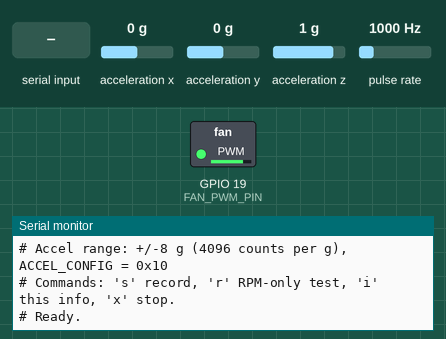
This sketch was run on a simulated ESP32. Shown: switched loads named in the sketch (green lamp = pin HIGH), the last lines printed to the serial monitor. Wiring (inferred from the names in the program): pulse sensor: data GPIO 18; MPU-6050 motion sensor at I2C address 0x68. The test bench sets the inputs (shaded band); at power-on: acceleration x 0 g, acceleration y 0 g, acceleration z 1 g, pulse rate 1000 Hz.

Above: at 1.8 s.
1.9 s: "s" received over Serial
At 2.6 s:
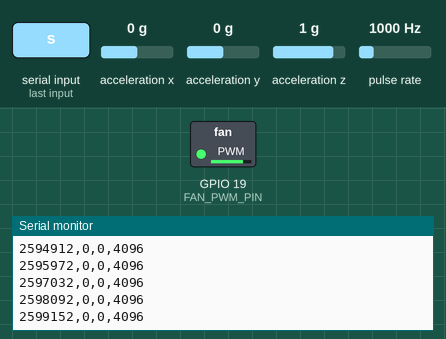
3.4 s: "r" received over Serial
At 4.2 s:
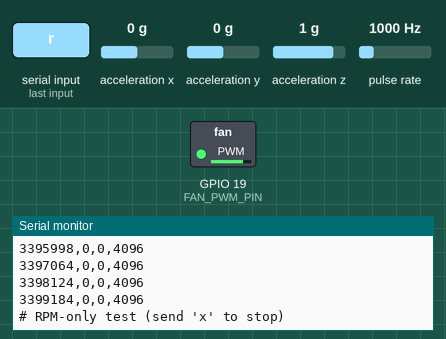
5.9 s: "x" received over Serial
At 7.3 s:
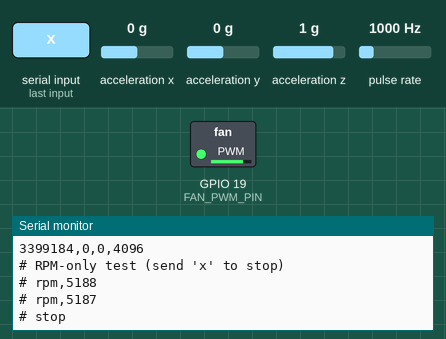
Timing chart, 0 to 8.9 s (numbered marks = the images above; inputs shaded):
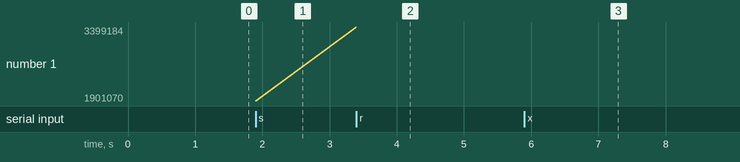

Measured:
- after the input at 1.9 s, the serial monitor: prints a new line at once (image 1)

The sketch:

vibration_logger.ino
```cpp
// ESP32 + MPU6050 vibration logger
// Reads the accelerometer at 1 kHz and streams raw readings over USB serial.
// Send 's' to start recording and 'x' to stop (record_session.py does this for you).
//
// Uses ONLY the board side with 3V3, GND, and GPIO 15-23.
//
// Wiring:
//   MPU6050 VCC  -> 3V3
//   MPU6050 GND  -> GND
//   MPU6050 SDA  -> GPIO 21
//   MPU6050 SCL  -> GPIO 22
//   Fan pin 1 (ground) and the 12V supply's ground -> GND
//   Fan pin 2 (+12V) -> 12V supply + (NOT to the ESP32)
//   Fan pin 3 (tach / RPM)  -> GPIO 18, plus a 10k resistor from GPIO 18 to 3V3 (never to 12V)
//   Fan pin 4 (PWM, 4-pin fans only) -> 1k resistor -> GPIO 19
//
// Tip: there is only one GND and one 3V3 pin on this side. Run each to a breadboard rail
// (or a free row) and connect everything that needs GND or 3V3 to that rail.
//
// No extra libraries needed: Wire is built into the ESP32 board package.

#include <Wire.h>

const uint8_t  MPU_ADDR         = 0x68;
const int      SDA_PIN          = 21;
const int      SCL_PIN          = 22;
const uint32_t SAMPLE_PERIOD_US = 1000;   // 1000 us = 1 kHz

// Fan RPM from the tach wire. Set to -1 if you haven't wired it.
const int TACH_PIN = 18;

// Fan speed control for 4-pin PWM fans. Set to -1 for a 3-pin fan (like the F12 TC).
const int FAN_PWM_PIN = 19;
const int FAN_DUTY    = 204;   // 0-255. 204 = 80% of full speed. Use the SAME value for every recording.

// Accelerometer range. +/-8 g so strong faults (e.g. imbalance at ~2000 RPM) don't clip.
// If you change it, also change COUNTS_PER_G in record_session.py and SCALE_MS2 in features.py.
const uint8_t ACCEL_CONFIG_VAL = 0x10;    // 0x00 = +/-2 g, 0x08 = +/-4 g, 0x10 = +/-8 g, 0x18 = +/-16 g
const int     ACCEL_RANGE_G    = 8;
const int     COUNTS_PER_G     = 4096;    // 16384 / 8192 / 4096 / 2048 for 2 / 4 / 8 / 16 g

volatile uint32_t tachPulses  = 0;
volatile uint32_t lastPulseUs = 0;

bool     recording    = false;
bool     rpmOnly      = false;   // 'r' test mode: print only RPM, no accelerometer lines
uint32_t nextSampleUs = 0;
uint32_t lastRpmUs    = 0;

void IRAM_ATTR onTachPulse() {
  uint32_t now = micros();
  if (now - lastPulseUs > 5000) {   // ignore electrical noise (real pulses are >20 ms apart)
    tachPulses++;
    lastPulseUs = now;
  }
}

void writeReg(uint8_t reg, uint8_t val) {
  Wire.beginTransmission(MPU_ADDR);
  Wire.write(reg);
  Wire.write(val);
  Wire.endTransmission();
}

uint8_t readReg(uint8_t reg) {
  Wire.beginTransmission(MPU_ADDR);
  Wire.write(reg);
  Wire.endTransmission(false);
  Wire.requestFrom(MPU_ADDR, (uint8_t)1);
  return Wire.available() ? Wire.read() : 0xFF;
}

bool readAccel(int16_t &ax, int16_t &ay, int16_t &az) {
  Wire.beginTransmission(MPU_ADDR);
  Wire.write(0x3B);                                  // ACCEL_XOUT_H
  if (Wire.endTransmission(false) != 0) return false;
  if (Wire.requestFrom(MPU_ADDR, (uint8_t)6) != 6) return false;
  uint8_t b[6];
  for (int i = 0; i < 6; i++) b[i] = Wire.read();
  ax = (int16_t)((b[0] << 8) | b[1]);
  ay = (int16_t)((b[2] << 8) | b[3]);
  az = (int16_t)((b[4] << 8) | b[5]);
  return true;
}

void setupFanPwm() {
  if (FAN_PWM_PIN < 0) return;
#if ESP_ARDUINO_VERSION_MAJOR >= 3
  ledcAttach(FAN_PWM_PIN, 25000, 8);   // 25 kHz, 8-bit (0-255)
  ledcWrite(FAN_PWM_PIN, FAN_DUTY);
#else
  ledcSetup(0, 25000, 8);              // older ESP32 board package (2.x)
  ledcAttachPin(FAN_PWM_PIN, 0);
  ledcWrite(0, FAN_DUTY);
#endif
}

void printStatus() {
  uint8_t who = readReg(0x75);    // WHO_AM_I
  Serial.printf("# WHO_AM_I = 0x%02X\n", who);
  if (who == 0xFF || who == 0x00) {
    Serial.println("# ERROR: MPU6050 not found. Check wiring.");
  } else if (who != 0x68) {
    Serial.println("# Note: unexpected ID (common on clone boards). Continuing anyway.");
  }
  Serial.printf("# Pins: SDA=%d SCL=%d TACH=%d FAN_PWM=%d (duty %d/255)\n",
                SDA_PIN, SCL_PIN, TACH_PIN, FAN_PWM_PIN, FAN_DUTY);
  Serial.printf("# Accel range: +/-%d g (%d counts per g), ACCEL_CONFIG = 0x%02X\n",
                ACCEL_RANGE_G, COUNTS_PER_G, readReg(0x1C));
  Serial.println("# Commands: 's' record, 'r' RPM-only test, 'i' this info, 'x' stop.");
}

void setup() {
  Serial.setTxBufferSize(4096);   // must come before Serial.begin
  Serial.begin(921600);
  delay(500);
  Serial.println();               // end the garbled boot-message line so our first line shows

  setupFanPwm();

  Wire.begin(SDA_PIN, SCL_PIN);
  Wire.setClock(400000);          // fast I2C so a 1 kHz read rate is easy

  writeReg(0x6B, 0x01);   // PWR_MGMT_1: wake up, use gyro clock
  delay(100);
  writeReg(0x1A, 0x01);   // CONFIG: low-pass filter, accel bandwidth ~184 Hz
  writeReg(0x19, 0x00);   // SMPLRT_DIV: 1 kHz output rate
  writeReg(0x1C, ACCEL_CONFIG_VAL);   // ACCEL_CONFIG: accelerometer range (see ACCEL_RANGE_G)

  if (TACH_PIN >= 0) {
    pinMode(TACH_PIN, INPUT_PULLUP);
    attachInterrupt(digitalPinToInterrupt(TACH_PIN), onTachPulse, FALLING);
  }

  printStatus();
  Serial.println("# Ready.");
}

void loop() {
  while (Serial.available()) {
    char c = Serial.read();
    if (c == 's' || c == 'r') {
      recording    = true;
      rpmOnly      = (c == 'r');
      nextSampleUs = micros();
      lastRpmUs    = nextSampleUs;
      noInterrupts(); tachPulses = 0; interrupts();
      Serial.println(rpmOnly ? "# RPM-only test (send 'x' to stop)" : "# start");
    } else if (c == 'x') {
      recording = false;
      rpmOnly   = false;
      Serial.println("# stop");
    } else if (c == 'i') {
      printStatus();
    }
  }
  if (!recording) return;

  uint32_t now = micros();

  if (!rpmOnly && (int32_t)(now - nextSampleUs) >= 0) {
    if (now - nextSampleUs > 10000) nextSampleUs = now;   // fell far behind: resync
    nextSampleUs += SAMPLE_PERIOD_US;

    int16_t ax, ay, az;
    if (readAccel(ax, ay, az)) {
      Serial.printf("%lu,%d,%d,%d\n", (unsigned long)now, ax, ay, az);
    }
  }

  if (TACH_PIN >= 0 && now - lastRpmUs >= 1000000) {   // report RPM once per second
    uint32_t pulses;
    noInterrupts(); pulses = tachPulses; tachPulses = 0; interrupts();
    float rpm = pulses * 30.0f * 1e6f / (float)(now - lastRpmUs);   // 2 pulses per revolution
    lastRpmUs = now;
    Serial.printf("# rpm,%.0f\n", rpm);
  }
}
```
